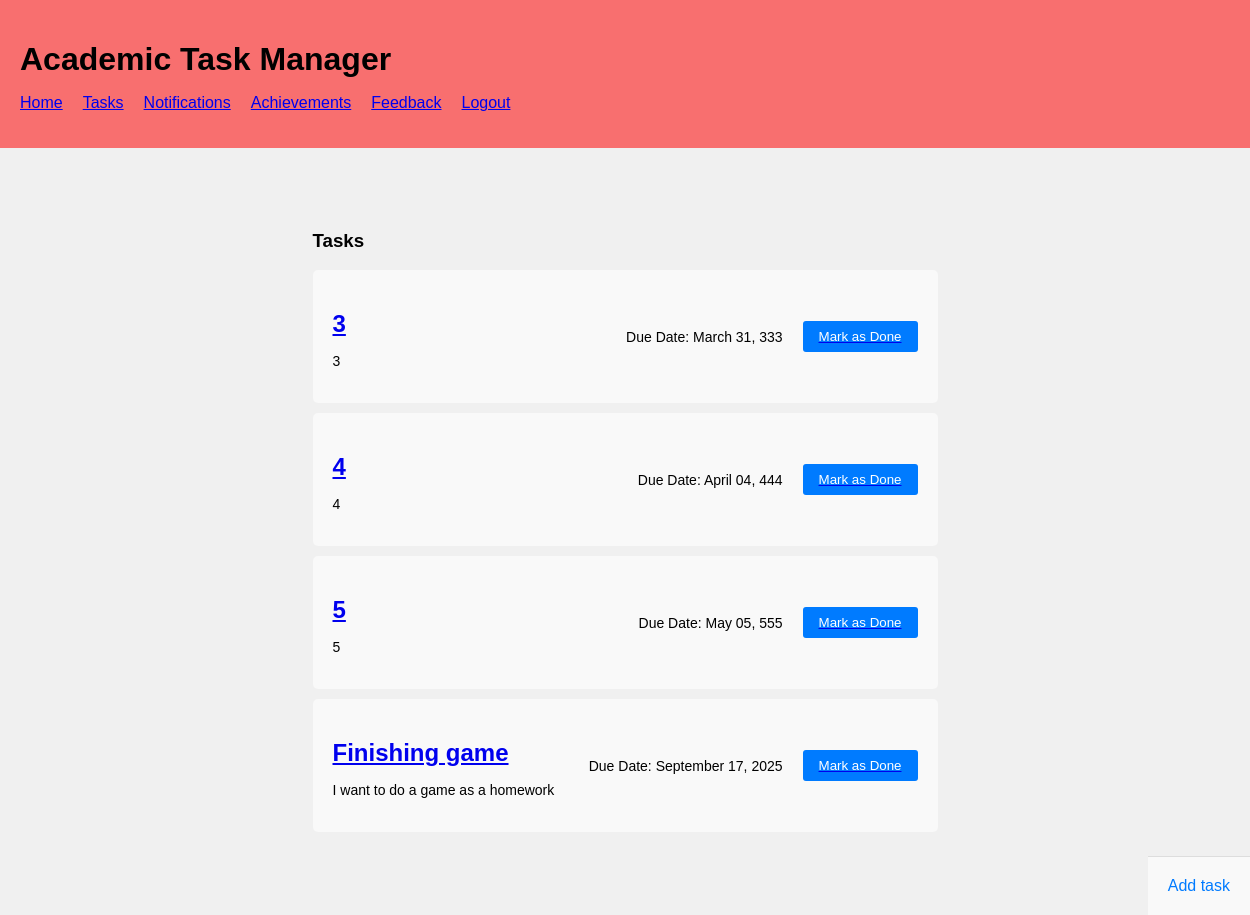
/tasks (signed in), run on an earlier commit of the app's database.
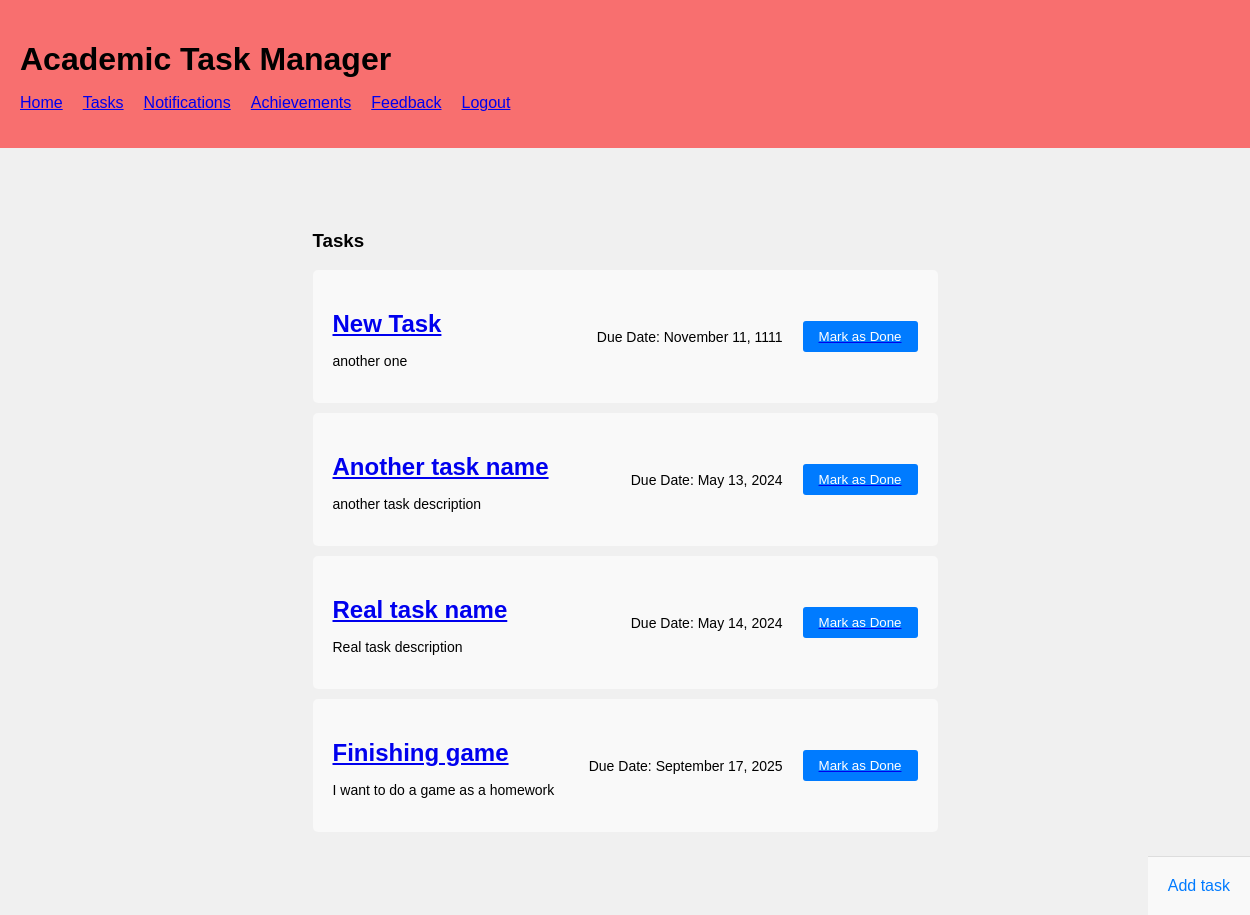
And on a later commit of the database.
### app.py (models this page shows, shortened)
class Todo(db.Model):
    id = db.Column(db.Integer, primary_key=True)
    task_name = db.Column(db.String(50), nullable=False)
    content = db.Column(db.String(200), nullable=False)
    date_created = db.Column(db.DateTime, default=datetime.utcnow)
    user_id = db.Column(db.Integer, nullable=False)

### app.py (the view)
@app.route('/tasks', methods=['POST', 'GET'])
@login_required
def index():
    if request.method == 'POST': # if it's an action caused by the submit field
        name = request.form['task-name']
        task_description = request.form['task-description']
        html_task_date = request.form['due-date']
        task_date = datetime.strptime(html_task_date, "%Y-%m-%d")
        new_task = Todo(task_name=name, content=task_description, date_created=task_date, user_id=current_user.id)
        try:
            db.session.add(new_task)
            db.session.commit()
            return redirect('/tasks')
        except:
            return 'There was an issue adding the task'
    else:
        tasks = Todo.query.filter_by(user_id=current_user.id).order_by(Todo.date_created).all()
        return render_template('Task.html', tasks=tasks) # Look automatically in templates/

### app.py (called while the page is built)
@login_manager.user_loader
def load_user(user_id):
    return User.query.get(int(user_id))

### templates/Task.html (shortened to what this page needs)
{% extends 'base.html' %}
{% block body %}
<section class="add-task-section">
    <h3>Tasks</h3>
    <div class="Tasks-main-content">
        {% if tasks|length < 1 %}
        <h4>There are no tasks.</h4>
        {% else %}
        <div class="task-list">
            {% for task in tasks %}
            <div class="task">
                <div class="task-info">
                    <h2><a href="/task_information/{{task.id}}">{{ task.task_name }}</a></h2>
                    <p>{{ task.content }}</p>
                </div>
                <div class="task-actions">
                    <p>Due Date: {{ task.date_created.strftime('%B %d, %Y') }}</p>
                    <a href="/delete/{{task.id}}"><button class="mark-done">Mark as Done</button></a>
                </div>
            </div>
                {% endfor %}
        </div>
        {% endif %}
    </div>
</section>
<div class="add-task-button">
    <a href="/addTask">Add task</a>
</div>
{% endblock %}

### templates/base.html (shortened to what this page needs)
<!DOCTYPE html>
<html lang="en">
<head>
    <link rel="stylesheet" href="{{ url_for('static', filename='css/main.css') }}">
</head>
<body>
    <div class="Update-container">
        <div class="horizontal-navigator">
            <h1>Academic Task Manager</h1>
            <nav>
                <ul>
                    {% if current_user.is_authenticated %}
                    <li><a href="/">Home</a></li>
                    <li><a href="/tasks">Tasks</a></li>
                    <li><a href="/notifications">Notifications</a></li>
                    <li><a href="/achievements">Achievements</a></li>
                    <li><a href="/feedback">Feedback</a></li>
                    <li><a href="/logout">Logout</a></li>
                    {% else %}
                    <li><a href="/">Home</a></li>
                    <li><a href="/login">Login</a></li>
                    <li><a href="/register">Register</a></li>
                    {% endif %}
                </ul>
            </nav>
        </div>
    {% block body %}{% endblock %}
</body>
</html>

### static/css/main.css (style rules this page uses)
body { font-family: sans-serif; }
body { font-family: Arial, sans-serif; margin: 0; padding: 0; height: 100vh; background-color: #f0f0f0; display: flex; justify-content: center; align-items: center; }
button { display: block; width: 100%; padding: 10px; background-color: #007bff; color: #fff; border: none; border-radius: 3px; cursor: pointer; transition: background-color 0.3s ease; }
p { margin-top: 15px; font-size: 14px; }
body { font-family: Arial, sans-serif; margin: 0; padding: 0; }
.task-list { list-style: none; padding: 0; }
.horizontal-navigator { background-color: #f86f6f; padding: 20px; width: 100%; margin-left: 0; margin-right: 0; }
.horizontal-navigator h1 { font-size: 32px; margin-bottom: 10px; }
.horizontal-navigator nav ul { list-style: none; padding: 0; display: flex; }
.horizontal-navigator nav ul li { margin-right: 20px; }
.horizontal-navigator nav ul li:last-child { margin-right: 0; }
.add-task-section { padding: 5%; margin-left: 20%; margin-right: 20%; }
button { padding: 10px 20px; background-color: #007bff; color: #fff; border: none; border-radius: 3px; cursor: pointer; transition: background-color 0.3s ease; }
.task-list { width: 100%; }
.task { display: flex; justify-content: space-between; align-items: center; padding: 20px; background-color: #f9f9f9; border-radius: 5px; margin-bottom: 10px; }
.task .task-info { flex: 1; }
.task h2 { font-size: 24px; margin-bottom: 5px; }
.task-actions { display: flex; align-items: center; }
.task-actions p { margin-right: 20px; }
.mark-done { padding: 8px 16px; background-color: #007bff; color: #fff; border: none; border-radius: 3px; cursor: pointer; transition: background-color 0.3s ease; }
.Update-container { display: block; flex-direction: column; height: 100vh; width: 100%; }
.task-actions { display: flex; justify-content: space-between; align-items: center; }
.task-actions button { padding: 8px 16px; border: none; border-radius: 3px; cursor: pointer; transition: background-color 0.3s ease; }
.task-list { margin-bottom: 20px; }
.add-task-button { position: absolute; bottom: 0; right: 0; padding: 20px; background-color: #f9f9f9; border-top: 1px solid #ddd; }
.add-task-button a { text-decoration: none; color: #007bff; }

What changed in the data, as far as the page shows it:
removed Todo: task_name "3", content "3", date_created "March 31, 333"
added Todo: task_name "New Task", content "another one", date_created "November 11, 1111"
changed Todo: task_name "5" → "Another task name"; content "5" → "another task description"; date_created "May 05, 555" → "May 13, 2024"; moves up the list
changed Todo: task_name "4" → "Real task name"; content "4" → "Real task description"; date_created "April 04, 444" → "May 14, 2024"
